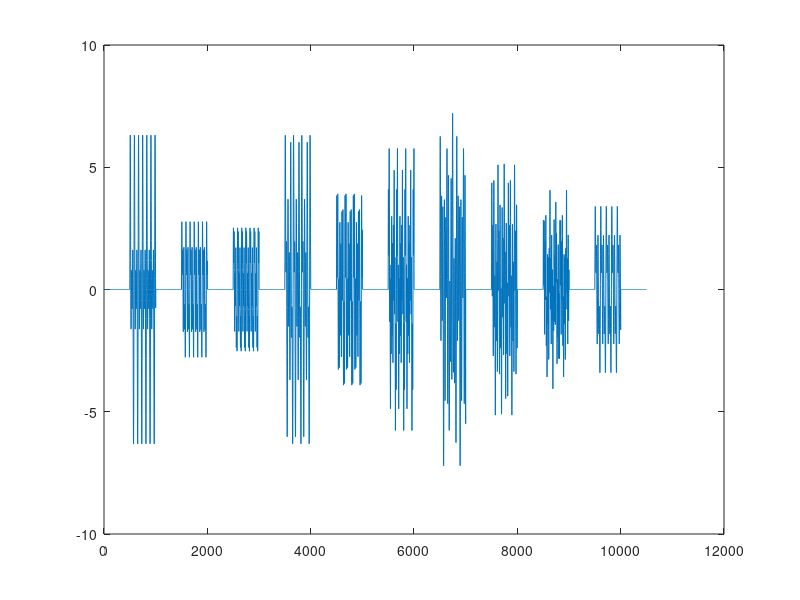

Reproduce this figure in MATLAB.
function [Signal] = fixed_encoder()

%updated tanvir's code with user defined periods
%the first silent period is fixed to be 50 ms, but can be changed if needed
%we could also let the user define the amount of noise
%also removed harmonic noise

clear all
clc



num= '1234567890';
LengthN = length(num);
DigitPeriod= [50 50 50 50 50 50 50 50 50 50];
SilentPeriod= [50 50 50 50 50 50 50 50 50 50];

%frequencies
List = [75 150 300; 100 200 300; 100 200 400; 100 200 500; 100 150 300; 100 150 400; 
         100 150 500; 75 200 300; 75 200 400; 75 200 500];
 %Initial Values
            Sampling = 8000; % sampling for sound must be atleast 8000
            T=1/Sampling;
 %Initate variables         
            interval = 50*10;
            Signal = zeros(interval,1);   % Fill Array with Zeros
% generate signal for number number
     for i = 1: LengthN
          duration = DigitPeriod(i)*10; % duration specified in prompt
          interval = SilentPeriod(i)*10; % interval specified in prompt
         % Ns = floor(duration*Sampling);  % signal
         % N0 = floor(interval*Sampling);  % silence period
          %Array of Intervals:
         k = (1:duration)*T;  
         N0=interval;
         number = str2double(num(i)); % convert string to doubles
         %Looks at the valyes in the List above to see which freqs need to
         %be added for the tone.
         Freq1 = List(number+1,1); 
         Freq2 = List(number+1,2);
         Freq3 = List(number+1,3);
         ToneSignal =(1+ rand(1))*(sin(2.*pi.*Freq1.*k)...
             + (1+ rand(1))*sin(2.*pi.*Freq2.*k)...
             + (1+ rand(1))*sin(2.*pi.*Freq3.*k));  % maximal amplitude is 2
         %Creates a matrix to store all signals computed above into a
         %matrix, ":" operant makes the rows of the maxtrix columbs. and
         %then adds a zeros matrix to fill the "intervals".
         Signal = [Signal; ToneSignal(:); zeros(N0,1)];
     end
     plot(Signal)
%create White Noise to Signal:
Heavy_Noise = awgn(Signal,10);
        
% %Generate Sound for all signals 1) Normal, 2) Noisy 3) heavily Noisy
%   prompt='press any key to hear original tone'
%         pause;
%         sound(Signal, Sampling)
%   prompt='press any key to hear noisy tone'
%         pause;
%         sound(Light_Noise, Sampling)
%   prompt='press any key to hear heavily noisy tone'
%         pause;
%         sound(Heavy_Noise, Sampling)
%   prompt='end of encoder sequence'
end